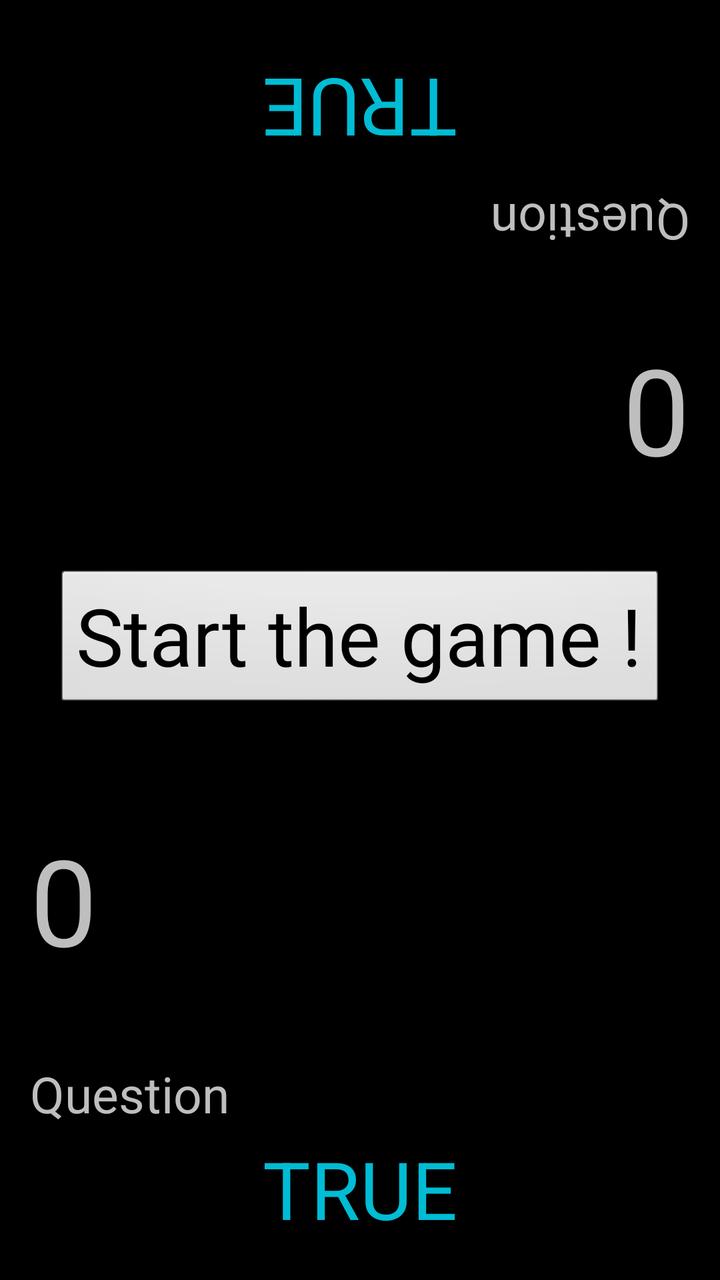
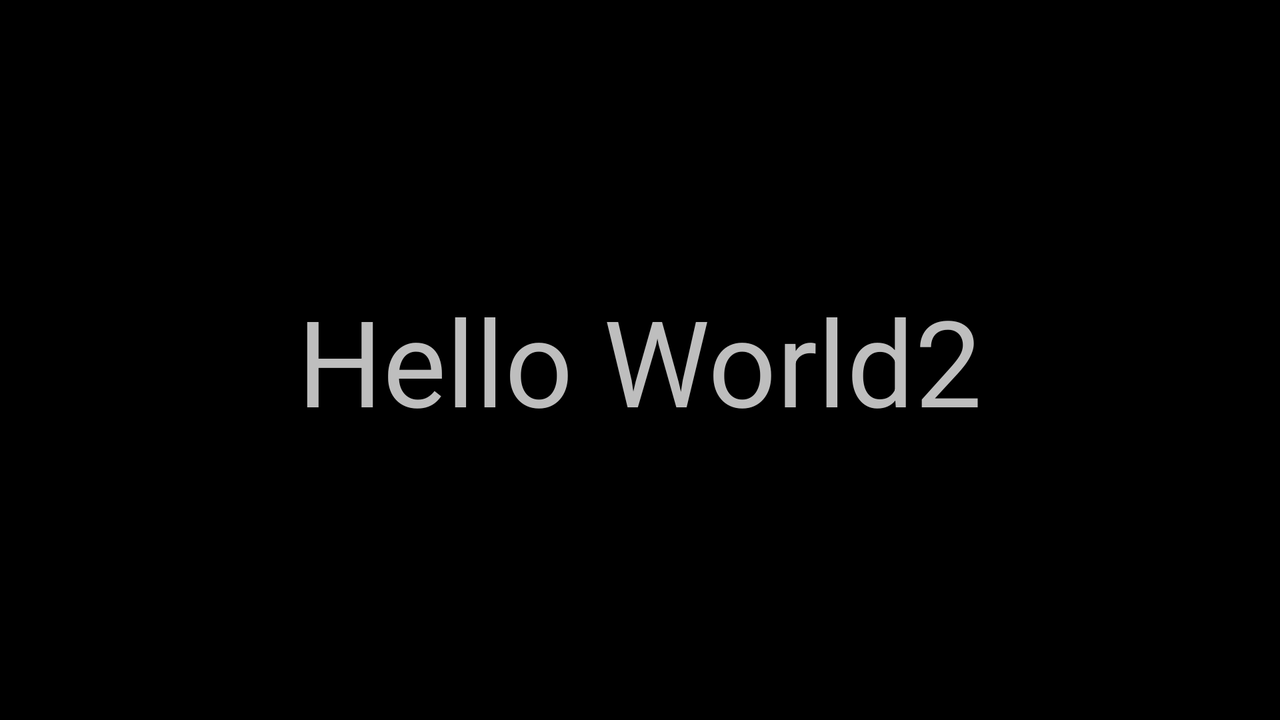

First picture: res/layout/ on a phone held upright. Second picture: the repository's own variant of that layout, on a device whose configuration matches the variant's folder. Source for both follows.
<!-- AndroidManifest.xml: activity theme android:Theme.NoTitleBar.Fullscreen -->
<!-- res/layout/activity_game.xml -->
<?xml version="1.0" encoding="utf-8"?>
<RelativeLayout xmlns:android="http://schemas.android.com/apk/res/android"
    xmlns:tools="http://schemas.android.com/tools"
    xmlns:app="http://schemas.android.com/apk/res-auto"
    android:layout_width="match_parent"
    android:layout_height="match_parent"
    tools:context=".GameActivity">

    
    <androidx.constraintlayout.widget.ConstraintLayout
        android:layout_width="match_parent"
        android:layout_height="match_parent">

        
        <TextView
            android:id="@+id/game_name_player1"
            android:layout_width="wrap_content"
            android:layout_height="wrap_content"
            android:layout_marginStart="@dimen/game_marign_site"
            android:textSize="30sp"
            app:layout_constraintBottom_toTopOf="@id/game_question_player1"
            app:layout_constraintLeft_toLeftOf="parent"/>

        
        <TextView
            android:id="@+id/game_score_player1"
            android:layout_width="wrap_content"
            android:layout_height="wrap_content"
            android:layout_marginStart="@dimen/game_marign_site"
            android:text="0"
            android:textSize="60sp"
            app:layout_constraintBottom_toTopOf="@id/game_name_player1"
            app:layout_constraintLeft_toLeftOf="parent"/>

        
        <Button
            style="@style/Widget.SQ.Button"
            android:id="@+id/game_bt_vrai_player1"
            android:layout_width="match_parent"
            android:layout_height="wrap_content"
            android:layout_margin="@dimen/game_marign_site"
            android:text="@string/btTru"
            android:textSize="@dimen/game_text_size"
            app:layout_constraintBottom_toBottomOf="parent"
            app:layout_constraintLeft_toLeftOf="parent"/>

        
        <TextView
            android:id="@+id/game_question_player1"
            android:layout_width="match_parent"
            android:layout_height="wrap_content"
            android:layout_marginStart="@dimen/game_marign_site"
            android:text="@string/question"
            android:textSize="25sp"
            app:layout_constraintLeft_toRightOf="@id/game_name_player1"
            app:layout_constraintBottom_toTopOf="@id/game_bt_vrai_player1"/>
    </androidx.constraintlayout.widget.ConstraintLayout>

    
    <androidx.constraintlayout.widget.ConstraintLayout
        android:id="@+id/constraintLayout"
        android:layout_width="match_parent"
        android:layout_height="match_parent"
        android:rotation="180">

        
        <TextView
            android:id="@+id/game_name_player2"
            android:layout_width="wrap_content"
            android:layout_height="wrap_content"
            android:layout_marginStart="@dimen/game_marign_site"
            android:textSize="30sp"
            app:layout_constraintBottom_toTopOf="@id/game_question_player2"
            app:layout_constraintLeft_toLeftOf="parent" />

        
        <TextView
            android:id="@+id/game_score_player2"
            android:layout_width="wrap_content"
            android:layout_height="wrap_content"
            android:layout_marginStart="@dimen/game_marign_site"
            android:text="0"
            android:textSize="60sp"
            app:layout_constraintBottom_toTopOf="@id/game_name_player2"
            app:layout_constraintLeft_toLeftOf="parent" />

        
        <Button
            android:id="@+id/game_bt_vrai_player2"
            style="@style/Widget.SQ.Button"
            android:layout_width="match_parent"
            android:layout_height="80dp"
            android:layout_margin="@dimen/game_marign_site"
            android:text="@string/btTru"
            android:textSize="@dimen/game_text_size"
            app:layout_constraintBottom_toBottomOf="parent"
            app:layout_constraintLeft_toLeftOf="parent" />

        
        <TextView
            android:id="@+id/game_question_player2"
            android:layout_width="match_parent"
            android:layout_height="wrap_content"
            android:layout_marginStart="@dimen/game_marign_site"
            android:text="@string/question"
            android:textSize="25sp"
            app:layout_constraintBottom_toTopOf="@id/game_bt_vrai_player2"
            app:layout_constraintLeft_toRightOf="@id/game_name_player2" />
    </androidx.constraintlayout.widget.ConstraintLayout>

    
    <RelativeLayout
        android:id="@+id/fini_layout"
        android:layout_width="match_parent"
        android:layout_height="match_parent"
        android:visibility="gone">

        <androidx.constraintlayout.widget.ConstraintLayout
            android:layout_width="match_parent"
            android:layout_height="match_parent">

            <Button
                android:id="@+id/fini_cancel_bt"
                android:layout_width="wrap_content"
                android:layout_height="wrap_content"
                android:layout_marginStart="@dimen/menu_margin"
                android:textSize="@dimen/game_text_size"
                android:text="@string/menu"
                app:layout_constraintBottom_toBottomOf="parent"
                app:layout_constraintTop_toTopOf="parent"
                app:layout_constraintLeft_toLeftOf="parent"/>

            <Button
                android:id="@+id/fini_again_bt"
                android:layout_width="wrap_content"
                android:layout_height="wrap_content"
                android:layout_marginEnd="@dimen/menu_margin"
                android:textSize="@dimen/game_text_size"
                android:text="@string/again"
                app:layout_constraintBottom_toBottomOf="parent"
                app:layout_constraintTop_toTopOf="parent"
                app:layout_constraintRight_toRightOf="parent"/>
        </androidx.constraintlayout.widget.ConstraintLayout>
    </RelativeLayout>

    <RelativeLayout
        android:id="@+id/start_layout"
        android:layout_width="match_parent"
        android:layout_height="match_parent">
        <androidx.constraintlayout.widget.ConstraintLayout
            android:layout_width="match_parent"
            android:layout_height="match_parent">
            <Button
                android:id="@+id/start_bt"
                android:layout_width="wrap_content"
                android:layout_height="wrap_content"
                android:textSize="@dimen/game_text_size"
                android:text="@string/start"
                app:layout_constraintBottom_toBottomOf="parent"
                app:layout_constraintTop_toTopOf="parent"
                app:layout_constraintRight_toRightOf="parent"
                app:layout_constraintLeft_toLeftOf="parent"/>
        </androidx.constraintlayout.widget.ConstraintLayout>

    </RelativeLayout>

</RelativeLayout>
<!-- resources referenced by this layout -->
<resources>
  <dimen name="game_marign_site">15dp</dimen>
  <dimen name="game_text_size">40sp</dimen>
  <dimen name="menu_margin">150dp</dimen>
  <string name="again">Play again</string>
  <string name="btTru">TRUE</string>
  <string name="menu">Menu</string>
  <string name="question">Question</string>
  <string name="start">Start the game !</string>
  <style name="Widget.SQ.Button" parent="@style/Widget.MaterialComponents.Button">
          <item name="backgroundTint">@color/blue</item>
          <item name="android:textColor">@color/blue</item>
      </style>
  <color name="blue">#00BCD4</color>
</resources>
<!-- res/layout-land/activity_game.xml (the repository's variant of the layout above) -->
<!-- drawn on the phone turned sideways -->
<?xml version="1.0" encoding="utf-8"?>
<androidx.constraintlayout.widget.ConstraintLayout xmlns:android="http://schemas.android.com/apk/res/android"
    xmlns:tools="http://schemas.android.com/tools"
    xmlns:app="http://schemas.android.com/apk/res-auto"
    android:layout_width="match_parent"
    android:layout_height="match_parent"
    tools:context=".GameActivity">

    <TextView
        android:layout_width="wrap_content"
        android:layout_height="wrap_content"
        android:text="Hello World2"
        android:textSize="60sp"
        app:layout_constraintTop_toTopOf="parent"
        app:layout_constraintBottom_toBottomOf="parent"
        app:layout_constraintLeft_toLeftOf="parent"
        app:layout_constraintRight_toRightOf="parent"/>
</androidx.constraintlayout.widget.ConstraintLayout>
<!-- resources referenced by the variant -->
<!-- as the phone turned sideways resolves them -->
<resources>

</resources>
